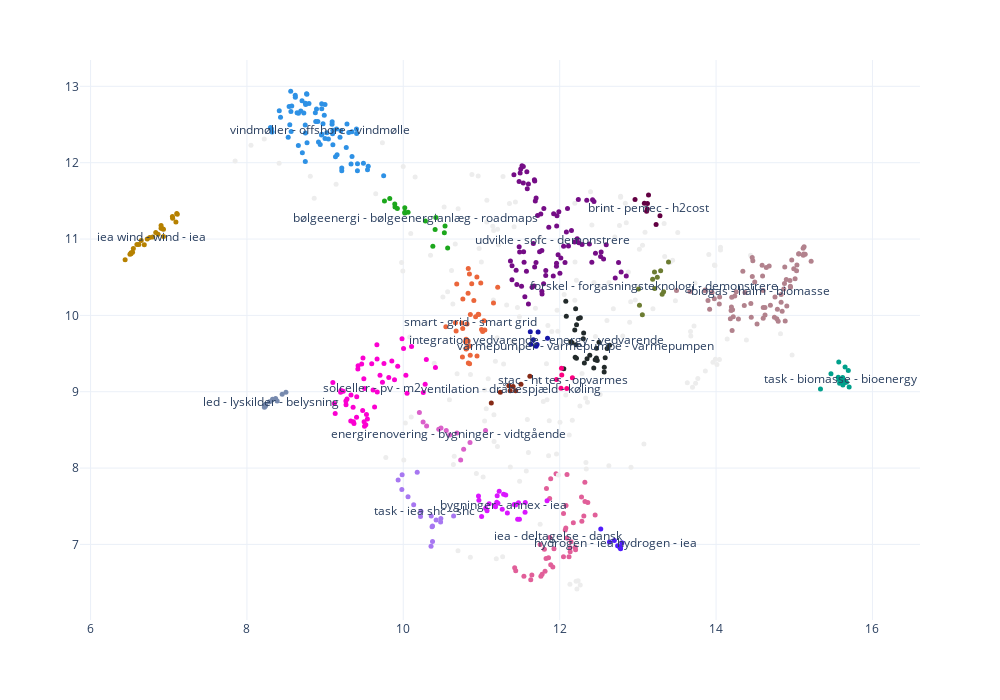

The notebook cell this image was saved under:
### Code cell
color_dict = {}
unique_topics = list(df_out['topics_name'].unique())
noise_label = df_out[df_out['topics'] == -1]['topics_name'].values[0]
for i in range(len(unique_topics)):

    if unique_topics[i] == noise_label:
        color_dict[unique_topics[i]] = "#ededed"
    else:
        color_dict[unique_topics[i]] = px.colors.qualitative.Dark24[i]

fig = px.scatter(df_out, 
    x='x', 
    y='y', 
    color='topics_name', 
    hover_data=['text_br','Bevillingsår','Fælles overordnet teknologiområde','Ansvarlig virksomhed','Fokusområder EUDP'], 
    width=1000, 
    height=700,
    color_discrete_map=color_dict,
    template='plotly_white', 
)
fig.update_traces(marker={'size': 5})
fig.update_layout(
    showlegend=False,
    xaxis_title=None,
    yaxis_title=None
)


for t in list(df_out['topics_name'].unique()):
    if t != 'Ikke Kategoriseret':
        temp = df_out[df_out['topics_name'] == t]

        fig.add_annotation( # add a text callout with arrow
            text=t, 
            x=temp['x'].mean(), 
            y=temp['y'].mean(), 
            showarrow=False,
        )

fig.show()
#fig.write_html("outputs/cluster_colored_by_topics.html")#  <- export as interactive html
# fig.write_image("outputs/cluster_colored_by_topics.svg") <- export as static svg
